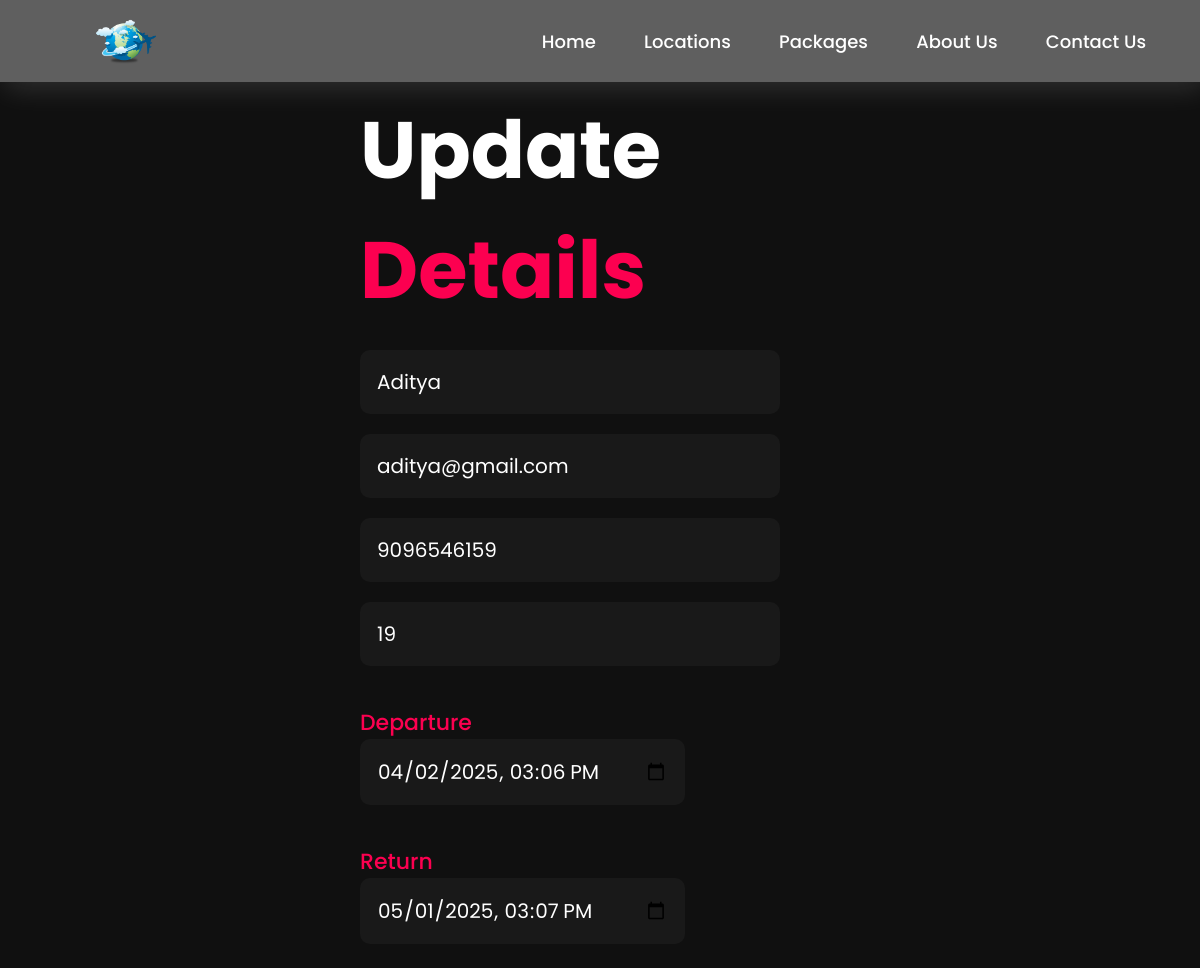
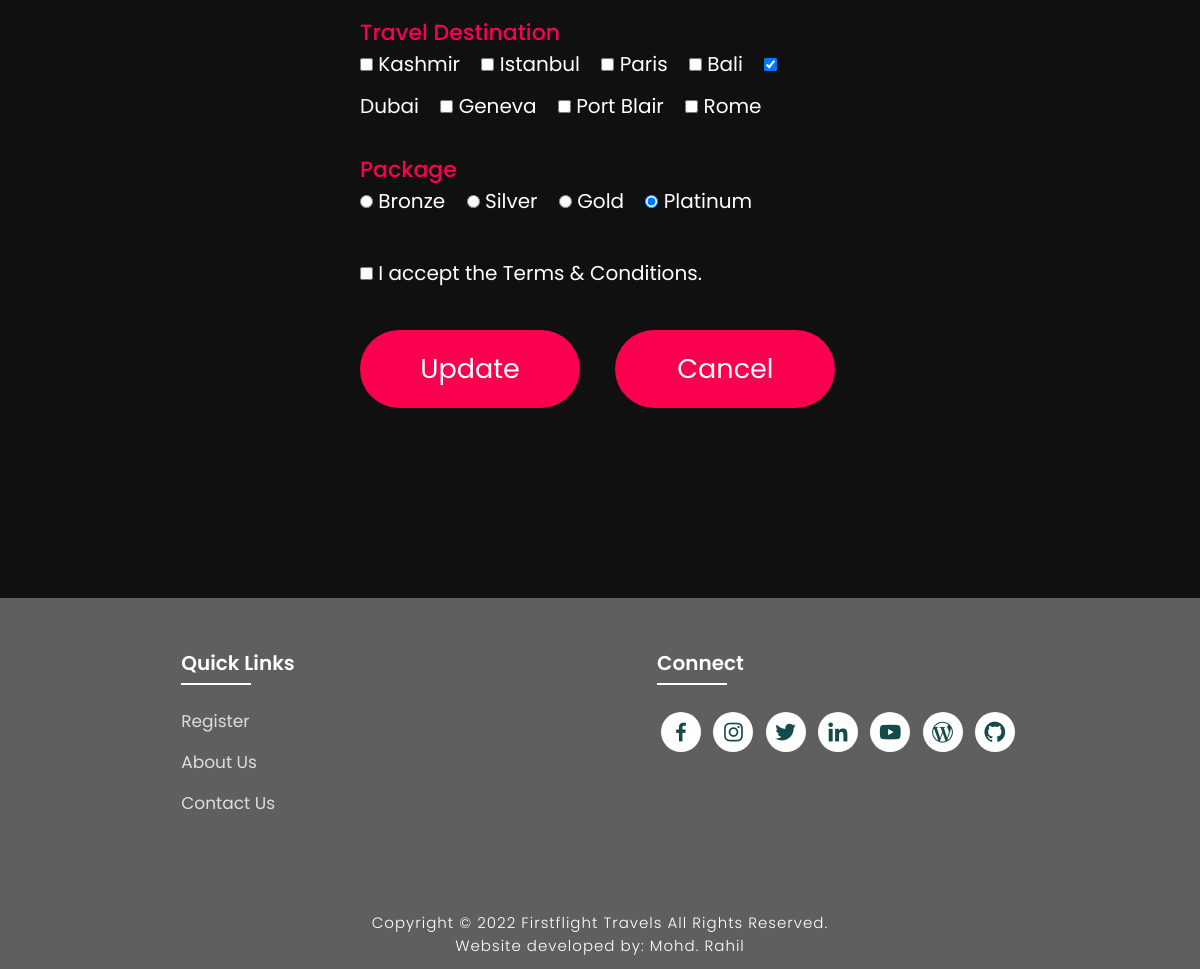
Page /project3/update.php?id=1 on the committed database (2 pictures, top to bottom).
### tables this page shows
CREATE TABLE `users` (
  `id` int(5) NOT NULL,
  `name` varchar(12) NOT NULL,
  `email` varchar(30) NOT NULL,
  `phone` varchar(11) NOT NULL,
  `age` int(4) NOT NULL,
  `gender` varchar(8) NOT NULL,
  `departure` datetime NOT NULL,
  `return_date` datetime NOT NULL,
  `destination` varchar(260) NOT NULL,
  `package` varchar(10) NOT NULL,
  `created_at` datetime NOT NULL
);

### project3/update.php (the view, shortened to what this page needs)
<?php
$conn = new mysqli("localhost", "root", "", "project4_db");
$id = intval($_GET['id'] ?? 0);
$result = $conn->query("SELECT * FROM users WHERE id=$id");
if ($result->num_rows == 1) {
    $row = $result->fetch_assoc();
} else {
    echo "User not found!";
    exit;
}
?>
<!DOCTYPE html>
<html lang="en">
<head>
    <link rel="stylesheet" type="text/css" href="css/style.css">
    <link rel="stylesheet" href="https://unpkg.com/boxicons@latest/css/boxicons.min.css">
</head>
<body class="register-body">
<nav>
    <img src="./files/logo.png" class="logo" alt="Logo" title="FirstFlight Travels">
    <ul class="navbar">
        <li>
            <a href="./index.html">Home</a>
            <a href="./index.html#locations">Locations</a>
            <a href="./index.html#package">Packages</a>
            <a href="./about.html">About Us</a>
            <a href="./contact.html">Contact Us</a>
        </li>
    </ul>
</nav>
<section class="registration">
    <div class="register-form">
        <h1>Update <span>Details</span></h1>
        <form method="POST">
            <input type="text" name="myname1" value="<?php echo htmlspecialchars($row['name']); ?>" required>
            <input type="email" name="myemail" value="<?php echo htmlspecialchars($row['email']); ?>" required>
            <input type="tel" name="myphone" value="<?php echo htmlspecialchars($row['phone']); ?>" required>
            <input type="number" name="myage" value="<?php echo htmlspecialchars($row['age']); ?>" required>
            <h4>Departure</h4>
            <input type="datetime-local" name="departuredate" value="<?php echo date('Y-m-d\TH:i', strtotime($row['departure'])); ?>" required>
            <h4>Return</h4>
            <input type="datetime-local" name="returndate" value="<?php echo date('Y-m-d\TH:i', strtotime($row['return_date'])); ?>" required>
            <h4>Travel Destination</h4>
            <?php
            $selected_destinations = explode(",", $row['destination']);
            $destinations = ["Kashmir", "Istanbul", "Paris", "Bali", "Dubai", "Geneva", "Port Blair", "Rome"];
            foreach ($destinations as $dest) {
                $checked = in_array($dest, $selected_destinations) ? "checked" : "";
                echo "<input type='checkbox' name='td[]' value='$dest' $checked> $dest &nbsp;&nbsp;&nbsp;";
            }
            ?>
            <h4>Package</h4>
            <?php
            $packages = ["Bronze", "Silver", "Gold", "Platinum"];
            foreach ($packages as $pkg) {
                $checked = ($row['package'] == $pkg) ? "checked" : "";
                echo "<input type='radio' name='locations' value='$pkg' $checked> $pkg &nbsp;&nbsp;&nbsp;";
            }
            ?>
            <br><br>
            <input type="checkbox" name="tandc" required> I accept the Terms & Conditions.
            <br><br>
            <input type="submit" value="Update" class="submitbtn">
            <input type="button" value="Cancel" class="cancelbtn" id="cancelBtn">
        </form>
    </div>
</section>
<section class="footer">
    <div class="foot">
        <div class="footer-content">
            <div class="footlinks">
                <h4>Quick Links</h4>
                <ul>
                    <li><a href="./register.html">Register</a></li>
                    <li><a href="./about.html">About Us</a></li>
                    <li><a href="./contact.html">Contact Us</a></li>
                </ul>
            </div>
            <div class="footlinks">
                <h4>Connect</h4>
                <div class="social">
                    <a href="#" target="_blank"><i class='bx bxl-facebook'></i></a>
                    <a href="#" target="_blank"><i class='bx bxl-instagram'></i></a>
                    <a href="#" target="_blank"><i class='bx bxl-twitter'></i></a>
                    <a href="#" target="_blank"><i class='bx bxl-linkedin'></i></a>
                    <a href="#" target="_blank"><i class='bx bxl-youtube'></i></a>
                    <a href="#" target="_blank"><i class='bx bxl-wordpress'></i></a>
                    <a href="#" target="_blank"><i class='bx bxl-github'></i></a>
                </div>
            </div>
        </div>
    </div>
    <div class="end">
        <p>Copyright © 2022 Firstflight Travels All Rights Reserved.<br>Website developed by: Mohd. Rahil</p>
    </div>
</section>
</body>
</html>

### project3/css/style.css (style rules this page uses)
* { padding:0; margin:0; box-sizing:border; font-family:'Poppins',sans-serif; text-decoration: none; list-style: none; scroll-behavior: smooth; }
nav { width: 100%; position: fixed; background-color: rgb(95, 95, 95); box-shadow: 5px 5px 30px rgba(255, 255, 255, 0.15); display: flex; align-items: center; justify-content: space-between; }
nav .logo { width: 60px; margin: 2vh; margin-left: 8%; }
nav ul li { list-style: none; display: inline-block; margin-left: 40px; }
.navbar { display: flex; margin-right: 4vh; }
.navbar a { color: white; font-size: 18px; padding: 10px 22px; border-radius: 4px; font-weight: 500; text-decoration: none; transition: ease 0.40s; }
nav ul li a { text-decoration: none; color: rgb(255, 255, 255); font-size: 17px; }
.footer { margin-top: 80px; background-color: rgb(95, 95, 95); }
.foot { padding: 20px 0; }
.footer-content { display: flex; flex-wrap: wrap; justify-content: space-around; }
.footlinks h4 { margin-top: 30px; font-size: 20px; font-weight: 600; color: white; margin-bottom: 30px; position: relative; }
.footlinks h4::before { content: ""; position: absolute; height: 2px; width: 70px; left: 0; bottom: -7px; background: white; }
.footlinks ul li { margin-bottom: 15px; }
.footlinks ul li a { font-size: 17px; color: #dddddd; display: block; transition: ease 0.30s; }
.social a { font-size: 25px; margin: 4px; height: 40px; width: 40px; color: rgb(21, 74, 74); background-color: white; display: inline-flex; justify-content: center; align-items: center; border-radius: 20px; transition: ease 0.30s; }
.end { text-align: center; padding-top: 60px; padding-bottom: 12px; }
.end p { font-size: 15px; color: white; letter-spacing: 1px; font-weight: 300; }
.register-body { background-color: #101010; background-repeat: no-repeat; background-size: cover; }
.registration { padding: 90px 30%; height: 100%; min-height: 100vh; }
.register-form h1 { font-size: 80px; color: white; margin-bottom: 20px; }
.register-form h1 span { color: #fc0050; }
.register-form { color: white; font-size: 20px; }
.register-form form input { color: white; padding: 17px; background-color: #191919; font-size: 20px; outline: none; border: none; border-radius: 10px; margin-bottom: 20px; }
.register-form h4 { font-size: 22px; font-weight: 500; margin-top: 20px; color: #fc0050; }
.register-form form .submitbtn { display: inline-block; background-color: #fc0050; font-size: 27px; font-weight: 600px; border: 2px solid transparent; border-radius: 60px; width: 220px; cursor: pointer; transition: ease 0.30s; }
.register-form form .cancelbtn { margin-left: 30px; display: inline-block; background-color: #fc0050; font-size: 27px; font-weight: 600px; border: 2px solid transparent; border-radius: 60px; width: 220px; cursor: pointer; transition: ease 0.30s; }

### rows in the picture
users: myname1 "Aditya", myemail "aditya@gmail.com", myphone "9096546159", myage "19", departuredate "04/02/2025 15:06", returndate "05/01/2025 15:07"

### other values in the picture
$dest "Kashmir"
$dest "Istanbul"
$dest "Paris"
$dest "Bali"
$dest "Dubai"
$dest "Geneva"
$dest "Port Blair"
$dest "Rome"
$pkg "Bronze"
$pkg "Silver"
$pkg "Gold"
$pkg "Platinum"
